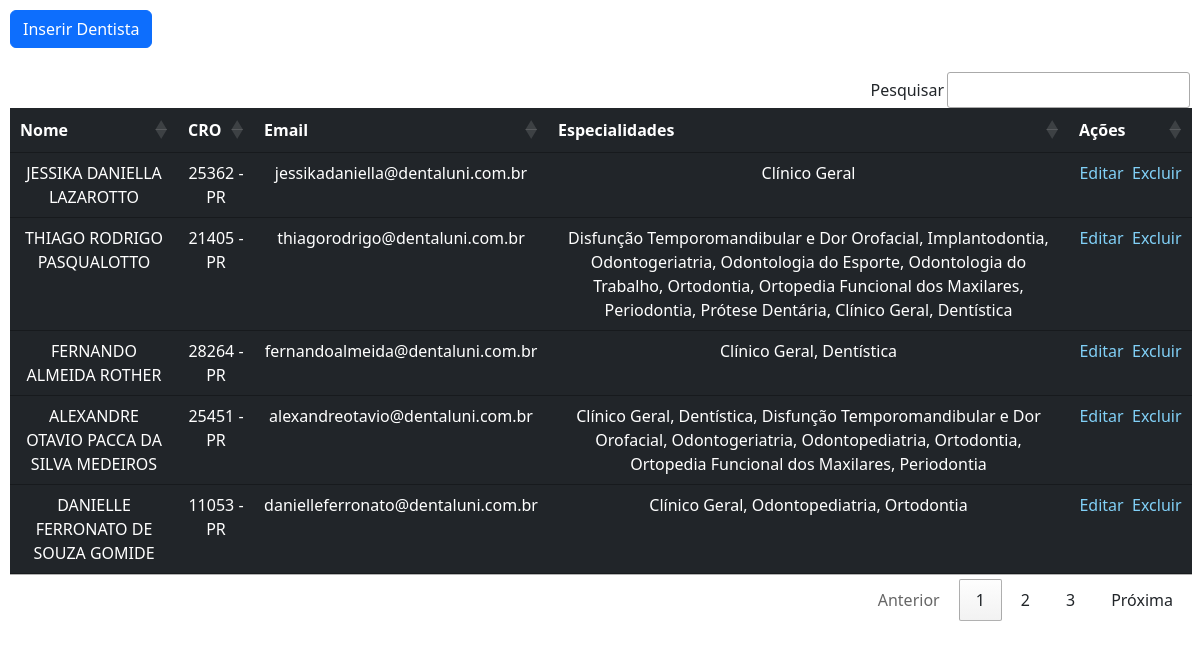
The page / on the database its author committed.
### tables this page shows
CREATE TABLE `dentistas` (
  `id` int(11) NOT NULL,
  `name` varchar(100) NOT NULL,
  `email` varchar(100) NOT NULL,
  `cro` int(11) NOT NULL,
  `cro_uf` char(2) NOT NULL
);

### db.class.php (called while the page is built, shortened)
<?php
class db
{
	public $conn;
	function __construct ()
	{
		try
		{
			$this->conn = new PDO('mysql:host=localhost:3306;dbname=processoSeletivo2023_Athos_Fernandez', 'root', '');
			$this->conn->setAttribute(PDO::ATTR_ERRMODE, PDO::ERRMODE_EXCEPTION);
		} catch(PDOException $e)
		{
			die("ERROR: Could not connect. " . $e->getMessage());
		}
	}
	public function read()
	{
		try
		{
			$this->sth = $this->conn->prepare("SELECT d.id, d.name, d.email, d.cro, d.cro_uf, GROUP_CONCAT(especialidades.nome SEPARATOR ', ') AS especialidades, GROUP_CONCAT(especialidades.id SEPARATOR '|') AS esps_id FROM dentistas d JOIN dentistas_especialidades ON dentista_id = d.id JOIN especialidades ON dentistas_especialidades.especialidade_id = especialidades.id GROUP BY d.name ORDER BY d.id");
			$this->sth->execute();
			return $this->sth->fetchAll();
		} catch(PDOException $e)
		{
			return 'Error: ' . $e->getMessage();
		}
	}
}
?>

### index.php (the view, shortened to what this page needs)
<?php
	require ('db.class.php');
	$db = new db();
?>
<!DOCTYPE html>
<html>
	<head>
		<link href="https://cdn.jsdelivr.net/npm/bootstrap@5.3.0/dist/css/bootstrap.min.css" rel="stylesheet">
		<link href="https://cdn.datatables.net/1.13.4/css/jquery.dataTables.min.css" rel="stylesheet">
		<link rel="stylesheet" type="text/css" href="./style.css">
	</head>
	<body>
		<div class="header">
			<a href="javascript:openModal('modalCreate')" class="btn btn-primary">Inserir Dentista</a>
		</div>
		<table id="dent" class="table table-dark dentTable">
			<thead>
				<tr>
					<th scope="col">Nome</th>
					<th scope="col">CRO</th>
					<th scope="col">Email</th>
					<th scope="col">Especialidades</th>
					<th scope="col">Ações</th>
				</tr>
			</thead>
			<tbody>
				<?php
					$dents = $db->read();
					foreach ($dents as $dent)
					{
						echo "<tr>";
						echo "<td>".$dent['name']."</td>";
						echo "<td>".$dent['cro']." - ".$dent['cro_uf']."</td>";
						echo "<td>".$dent['email']."</td>";
						echo "<td>".$dent['especialidades']."</td>";
						echo "<td><a href=\"javascript:openModal('modalUpdate')\" class=\"action\">Editar</a>&nbsp;&nbsp;<a href=\"javascript:openModal('modalDelete')\" class=\"action\">Excluir</a></td>";
						echo "</tr>";
					}
				?>
			</tbody>
		</table>
	</body>
</html>

### style.css (style rules this page uses)
body { padding: 10px; }
.dentTable { text-align: center; width: 100%; }
.action { text-decoration: none; color: #81D0F7; }

### rows shown on the page
dentistas: name "JESSIKA DANIELLA LAZAROTTO", cro "25362", cro_uf "PR", email "jessikadaniella@dentaluni.com.br", especialidades "Clínico Geral"
dentistas: name "THIAGO RODRIGO PASQUALOTTO", cro "21405", cro_uf "PR", email "thiagorodrigo@dentaluni.com.br", especialidades "Disfunção Temporomandibular e Dor Orofacial, Implantodontia, Odontogeriatria, Odontologia do Esporte, Odontologia do Trabalho, Ortodontia, Ortopedia Funcional dos Maxilares, Periodontia, Prótese Dentária, Clínico Geral, Dentística"
dentistas: name "FERNANDO ALMEIDA ROTHER", cro "28264", cro_uf "PR", email "fernandoalmeida@dentaluni.com.br", especialidades "Clínico Geral, Dentística"
dentistas: name "ALEXANDRE OTAVIO PACCA DA SILVA MEDEIROS", cro "25451", cro_uf "PR", email "alexandreotavio@dentaluni.com.br", especialidades "Clínico Geral, Dentística, Disfunção Temporomandibular e Dor Orofacial, Odontogeriatria, Odontopediatria, Ortodontia, Ortopedia Funcional dos Maxilares, Periodontia"
dentistas: name "DANIELLE FERRONATO DE SOUZA GOMIDE", cro "11053", cro_uf "PR", email "danielleferronato@dentaluni.com.br", especialidades "Clínico Geral, Odontopediatria, Ortodontia"
